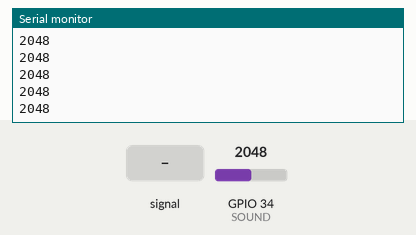
The sketch below on a simulated ESP32. Parts: the last lines printed to the serial monitor. The test bench sets the inputs (shaded band); at power-on: GPIO 34 (SOUND) = 2048.

Above: at 1.2 s.
1.3 s: GPIO 34 (SOUND) fed a 200 Hz sine of ±327 counts around its level
At 2.0 s:
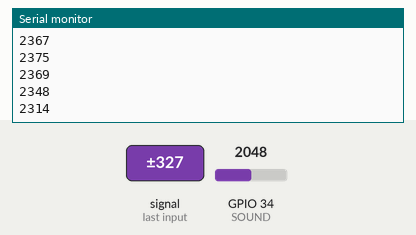
2.8 s: GPIO 34 (SOUND) set to 2866
At 3.3 s:
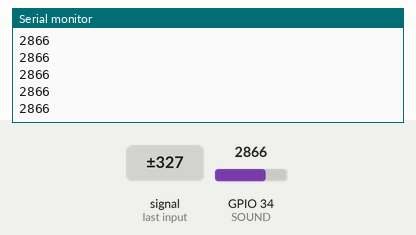
4.3 s: GPIO 34 (SOUND) fed a 1000 Hz sine of ±1023 counts around its level
At 4.9 s:
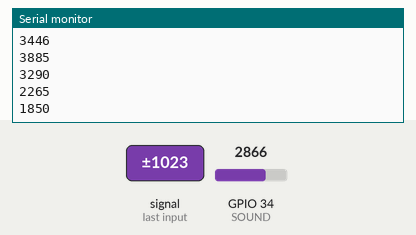
5.8 s: GPIO 34 (SOUND) set to 2047
At 6.7 s:
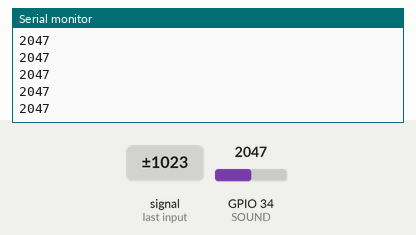
Timing chart, 0 to 8.3 s (numbered marks = the images above; inputs shaded):
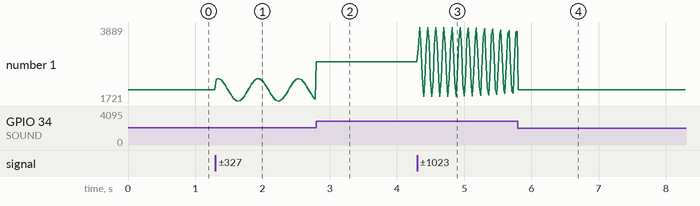

The sketch:

MAX9814_Example_Code.ino
```cpp
const int SOUND = 34;

void setup() {
  Serial.begin(115200);
}

void loop() {
  Serial.println(analogRead(SOUND));
  delay(20);
}
```

Measured:
- after the input at 1.3 s, the serial monitor: prints a new line at once (image 1)
- after the input at 4.3 s, the serial monitor: prints a new line at once (image 3)
- plotted number 1: 2048 → 1773 after the input at 1.3 s, 2866 → 3769 after the input at 4.3 s
